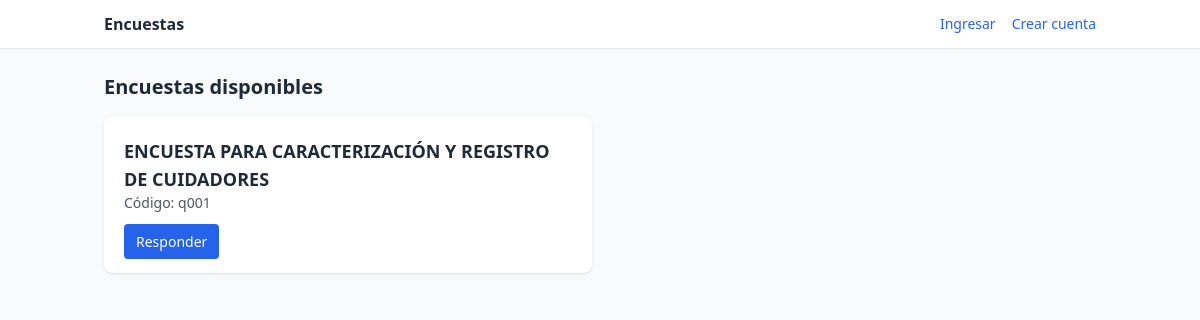
The page /public/ on the database as committed earlier.
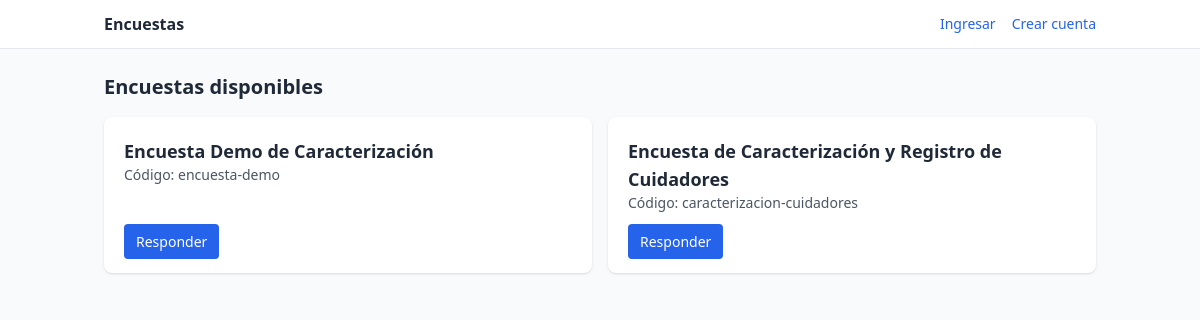
The same page on the database as committed later.
### surveys/models.py (models this page shows, shortened)
class Survey(models.Model):
    name = models.CharField(max_length=200, unique=True)
    description = models.TextField(blank=True)
    code = models.SlugField(max_length=80, unique=True)
    is_active = models.BooleanField(default=True)
    created_at = models.DateTimeField(auto_now_add=True)
    require_token = models.BooleanField(default=False)

### surveys/views.py (the view)
# urls.py: path("public/", views.survey_list_public, name="public_list"),
def survey_list_public(request): # New public survey list view
    surveys = Survey.objects.filter(is_active=True)
    return render(request, 'surveys/survey_list.html', {'surveys': surveys})

### surveys/templates/surveys/survey_list.html (shortened to what this page needs)
{% extends "surveys/base.html" %}
{% block content %}
<h1 class="text-xl font-semibold mb-4">Encuestas disponibles</h1>
<div class="grid sm:grid-cols-2 gap-4">
  {% for s in surveys %}
    <div class="bg-white p-5 rounded-lg shadow flex flex-col justify-between">
      <div>
        <h2 class="font-semibold text-lg">{{ s.name }}</h2>
        <p class="text-sm text-gray-600">Código: {{ s.code }}</p>
      </div>
      <div class="mt-4">
        <a href="{% url 'surveys:fill' s.code %}" class="px-3 py-2 rounded bg-blue-600 text-white text-sm">Responder</a>
      </div>
    </div>
  {% empty %}
    <p>No hay encuestas activas.</p>
  {% endfor %}
</div>
{% endblock %}

### surveys/templates/surveys/base.html (shortened to what this page needs)
{% load static %}
<!doctype html>
<html lang="es">
<head>
  <script src="https://cdn.tailwindcss.com"></script>
</head>
<body class="bg-gray-50 text-gray-800">
  <nav class="bg-white border-b sticky top-0 z-10">
    <div class="max-w-5xl mx-auto px-4 py-3 flex items-center justify-between">
      <a href="{% url 'surveys:list' %}" class="flex items-center gap-2 font-semibold">
        Encuestas
      </a>
      <div class="flex items-center gap-4">
        {% if user.is_authenticated %}
          <span class="text-sm">Hola, {{ user.username }}</span>
          <a class="text-sm text-blue-600" href="{% url 'logout' %}">Salir</a>
        {% elif not public %}
          <a class="text-sm text-blue-600" href="{% url 'login' %}">Ingresar</a>
          <a class="text-sm text-blue-600" href="{% url 'signup' %}">Crear cuenta</a>
        {% endif %}
      </div>
    </div>
  </nav>
  <main class="max-w-5xl mx-auto px-4 py-6">
    {% block content %}{% endblock %}
  </main>
</body>
</html>

Rows that differ between the two databases and show on the page:
changed Survey: name "ENCUESTA PARA CARACTERIZACIÓN Y REGISTRO DE CUIDADORES" → "Encuesta Demo de Caracterización"; code "q001" → "encuesta-demo"
added Survey: name "Encuesta de Caracterización y Registro de Cuidadores", code "caracterizacion-cuidadores"
